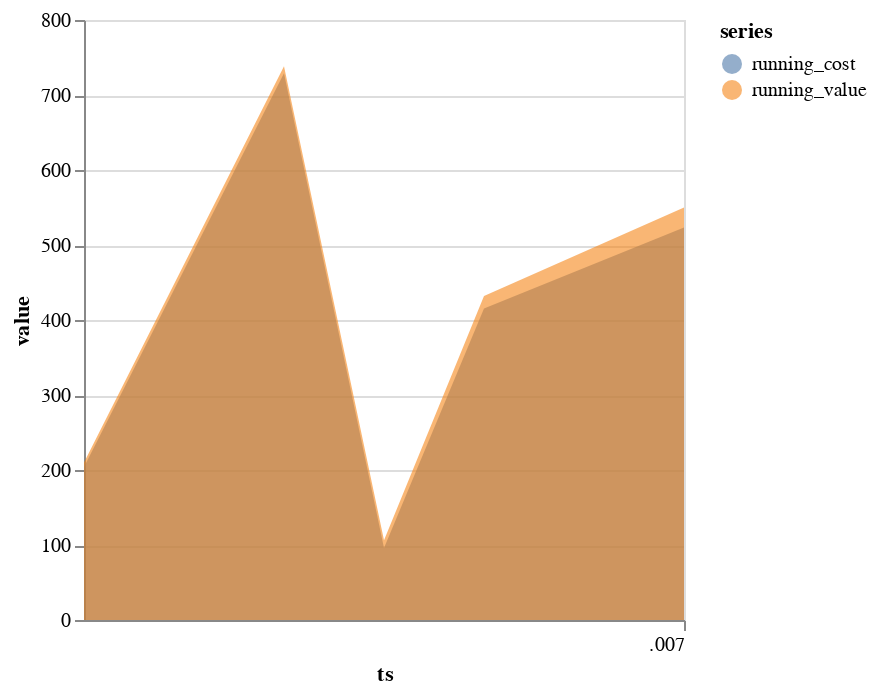

Notebook source saved alongside this figure:
### Code cell
import altair as alt

values = TXs.to_dicts()
chart = alt.Chart(alt.Data(values=values)).transform_fold(
    ['running_cost', 'running_value'],
    as_=['series', 'value']
).mark_area(opacity=0.6).encode(
    x='ts:T',
    y=alt.Y('value:Q', stack=None),   # disable stacking to overlay
    color='series:N'
)
chart

### Figure 1 — Vega-Lite specification as saved in the notebook (floating-point values rounded to 4 significant figures)
{"config": {"view": {"continuousWidth": 300, "continuousHeight": 300}}, "data": {"values": [{"ts": 1, "price": 102.0, "qty": 2, "ts_start": 1, "ts_end": 3, "price_start": 102.0, "price_end": 105.0, "running_holding": 2, "cost": 204.0, "holding_before": 0, "growth_factor": 1.029, "running_value": 210.0, "running_cost": 204.0}, {"ts": 3, "price": 105.0, "qty": 5, "ts_start": 3, "ts_end": 4, "price_start": 105.0, "price_end": 105.5, "running_holding": 7, "cost": 525.0, "holding_before": 2, "growth_factor": 1.005, "running_value": 738.5, "running_cost": 729.0}, {"ts": 4, "price": 105.5, "qty": -6, "ts_start": 4, "ts_end": 5, "price_start": 105.5, "price_end": 106.5, "running_holding": 1, "cost": -633.0, "holding_before": 7, "growth_factor": 1.009, "running_value": 106.5, "running_cost": 96.0}, {"ts": 5, "price": 106.5, "qty": 3, "ts_start": 5, "ts_end": 7, "price_start": 106.5, "price_end": 108.0, "running_holding": 4, "cost": 319.5, "holding_before": 1, "growth_factor": 1.014, "running_value": 432.0, "running_cost": 415.5}, {"ts": 7, "price": 108.0, "qty": 1, "ts_start": 7, "ts_end": null, "price_start": 108.0, "price_end": 110.0, "running_holding": 5, "cost": 108.0, "holding_before": 4, "growth_factor": 1.019, "running_value": 550.0, "running_cost": 523.5}]}, "mark": {"type": "area", "opacity": 0.6}, "encoding": {"color": {"field": "series", "type": "nominal"}, "x": {"field": "ts", "type": "temporal"}, "y": {"field": "value", "stack": null, "type": "quantitative"}}, "transform": [{"fold": ["running_cost", "running_value"], "as": ["series", "value"]}], "$schema": "https://vega.github.io/schema/vega-lite/v6.1.0.json"}
